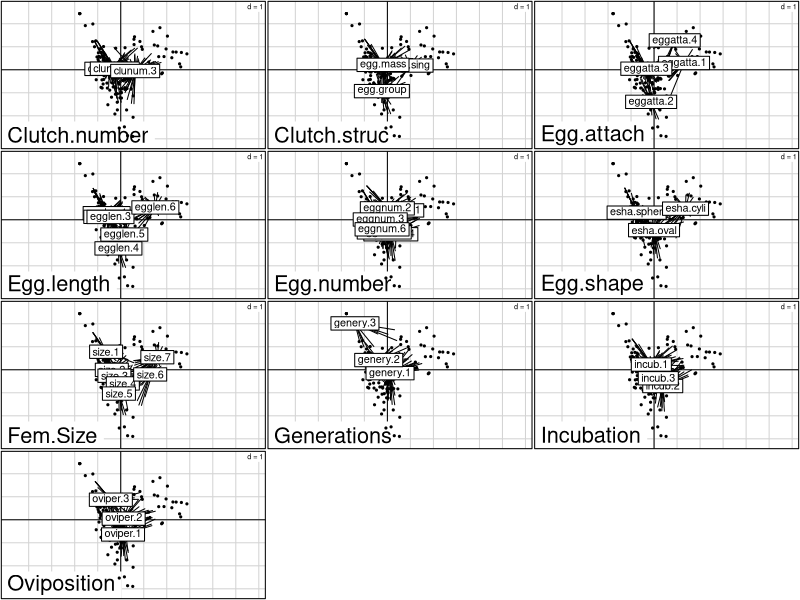
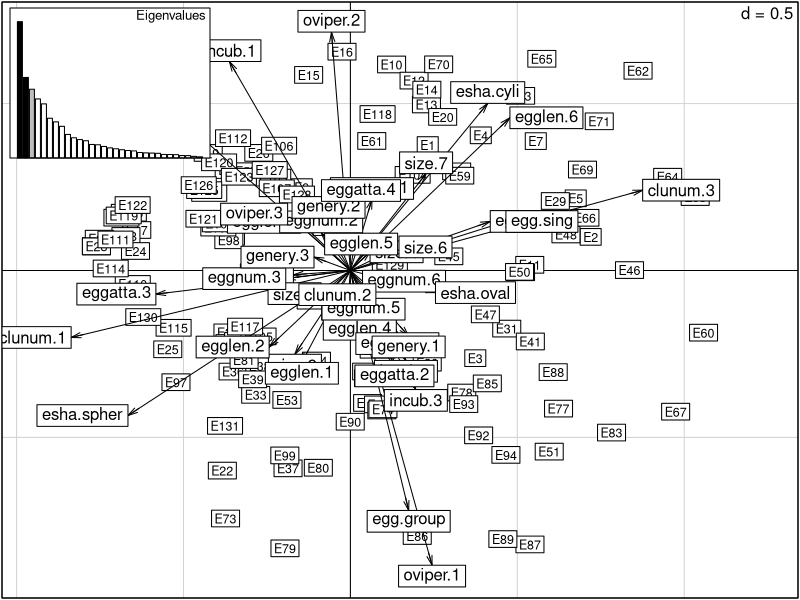

Source code (R) for these figures, in order:
library(ade4)


### Name: dudi.fca
### Title: Fuzzy Correspondence Analysis and Fuzzy Principal Components
###   Analysis
### Aliases: dudi.fca dudi.fpca prep.fuzzy.var
### Keywords: multivariate

### ** Examples

w1 <- matrix(c(1,0,0,2,1,1,0,2,2,0,1,0,1,1,1,0,1,3,1,0), 4, 5)
w1 <- data.frame(w1) 
w2 <- prep.fuzzy.var(w1, c(2, 3))
w1
w2 
attributes(w2)

data(bsetal97)
w <- prep.fuzzy.var(bsetal97$biol, bsetal97$biol.blo)

if(adegraphicsLoaded()) {
  g1 <- plot(dudi.fca(w, scann = FALSE, nf = 3), plabels.cex = 1.5)
} else {
  scatter(dudi.fca(w, scann = FALSE, nf = 3), csub = 3, clab.moda = 1.5)
  scatter(dudi.fpca(w, scann = FALSE, nf = 3), csub = 3, clab.moda = 1.5)
}

## Not run: 
##D w1 <- prep.fuzzy.var(bsetal97$biol, bsetal97$biol.blo)
##D w2 <- prep.fuzzy.var(bsetal97$ecol, bsetal97$ecol.blo)
##D d1 <- dudi.fca(w1, scannf = FALSE, nf = 3)
##D d2 <- dudi.fca(w2, scannf = FALSE, nf = 3)
##D plot(coinertia(d1, d2, scannf = FALSE))
## End(Not run)
